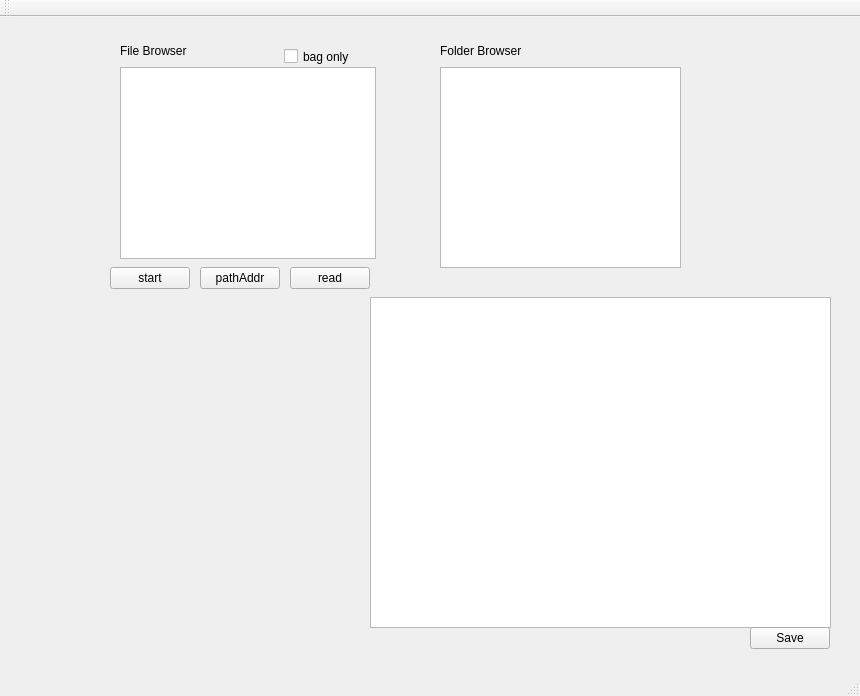
<?xml version="1.0" encoding="UTF-8"?>
<ui version="4.0">
 <class>MainWindow</class>
 <widget class="QMainWindow" name="MainWindow">
  <property name="geometry">
   <rect>
    <x>0</x>
    <y>0</y>
    <width>860</width>
    <height>696</height>
   </rect>
  </property>
  <property name="windowTitle">
   <string>MainWindow</string>
  </property>
  <widget class="QWidget" name="centralWidget">
   <widget class="QListView" name="listView">
    <property name="geometry">
     <rect>
      <x>120</x>
      <y>50</y>
      <width>256</width>
      <height>192</height>
     </rect>
    </property>
   </widget>
   <widget class="QTreeView" name="treeView">
    <property name="geometry">
     <rect>
      <x>440</x>
      <y>50</y>
      <width>241</width>
      <height>201</height>
     </rect>
    </property>
   </widget>
   <widget class="QLabel" name="label">
    <property name="geometry">
     <rect>
      <x>440</x>
      <y>23</y>
      <width>211</width>
      <height>21</height>
     </rect>
    </property>
    <property name="text">
     <string>Folder Browser</string>
    </property>
   </widget>
   <widget class="QLabel" name="label_2">
    <property name="geometry">
     <rect>
      <x>120</x>
      <y>23</y>
      <width>151</width>
      <height>21</height>
     </rect>
    </property>
    <property name="text">
     <string>File Browser</string>
    </property>
   </widget>
   <widget class="QPushButton" name="launch">
    <property name="geometry">
     <rect>
      <x>290</x>
      <y>250</y>
      <width>80</width>
      <height>22</height>
     </rect>
    </property>
    <property name="text">
     <string>read</string>
    </property>
   </widget>
   <widget class="QTextEdit" name="textEdit">
    <property name="geometry">
     <rect>
      <x>370</x>
      <y>280</y>
      <width>461</width>
      <height>331</height>
     </rect>
    </property>
   </widget>
   <widget class="QPushButton" name="pathAddress">
    <property name="geometry">
     <rect>
      <x>200</x>
      <y>250</y>
      <width>80</width>
      <height>22</height>
     </rect>
    </property>
    <property name="text">
     <string>pathAddr</string>
    </property>
   </widget>
   <widget class="QPushButton" name="pushButton">
    <property name="geometry">
     <rect>
      <x>750</x>
      <y>610</y>
      <width>80</width>
      <height>22</height>
     </rect>
    </property>
    <property name="text">
     <string>Save</string>
    </property>
   </widget>
   <widget class="QPushButton" name="pushButton_2">
    <property name="geometry">
     <rect>
      <x>110</x>
      <y>250</y>
      <width>80</width>
      <height>22</height>
     </rect>
    </property>
    <property name="text">
     <string>start</string>
    </property>
   </widget>
   <widget class="QCheckBox" name="checkBox">
    <property name="geometry">
     <rect>
      <x>284</x>
      <y>29</y>
      <width>91</width>
      <height>21</height>
     </rect>
    </property>
    <property name="text">
     <string>bag only</string>
    </property>
   </widget>
  </widget>
  <widget class="QMenuBar" name="menuBar">
   <property name="geometry">
    <rect>
     <x>0</x>
     <y>0</y>
     <width>860</width>
     <height>19</height>
    </rect>
   </property>
  </widget>
  <widget class="QToolBar" name="mainToolBar">
   <attribute name="toolBarArea">
    <enum>TopToolBarArea</enum>
   </attribute>
   <attribute name="toolBarBreak">
    <bool>false</bool>
   </attribute>
  </widget>
  <widget class="QStatusBar" name="statusBar"/>
 </widget>
 <layoutdefault spacing="6" margin="11"/>
 <resources/>
 <connections/>
</ui>
